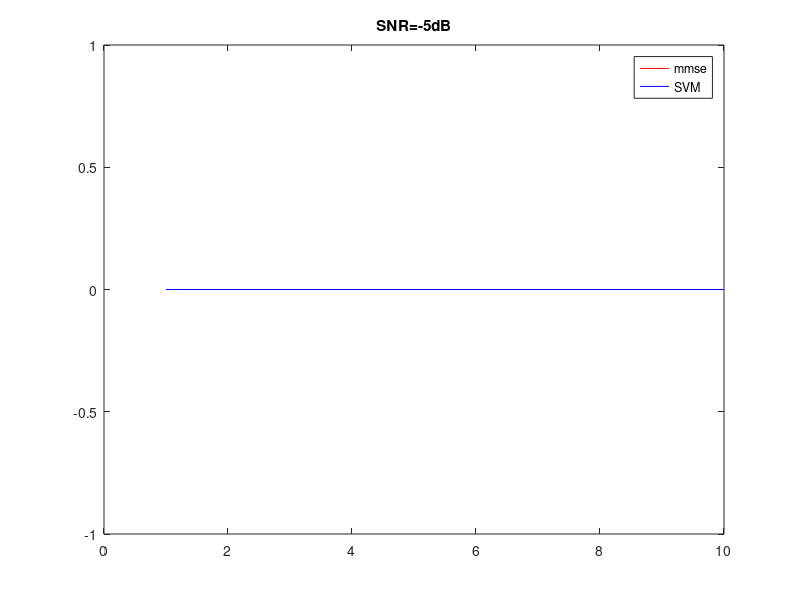

The MATLAB script that drew this image:
 N_test = 1:10;
%N_test = 12:16;
SVM_error = N_test*0;
mmse_error = SVM_error;
SNR_dB = -5;
ave_num = 100000;
T = 300;
for loop1 = 1:length(N_test)
N = N_test(loop1);                              % Number of antennas
b = 0:2^N-1;                                    % Transmitted signals
B = (de2bi(b,'left-msb'))';                     % Convert to binary
B = 2*B - 1;                                    % Convert 0 to 1
B = B(:,1:2^(N));
var_noise = 10^(-SNR_dB/10)*N;
% for loop2 = 1:ave_num
% H = randn(1,N);
% Y = sign(H*B+randn(1,length(B(1,:)))*sqrt(var_noise));
% B_hat = B.*repmat(Y,N,1);
% theta = sum(B_hat,2)/norm(B_hat);
% theta = theta';
% H_est = theta*0;
% for loop3 = 1:T
%     H_est = H_est + theta/loop3;
%     index = find(H_est*B_hat<=0);
%     if(isempty(index))
%         break;
%     else
%         i_select = ceil(rand(1)*length(index));
%         theta = theta+(B_hat(:,i_select)).';
%     end
% %     i_select = ceil(rand(1)*length(B(1,:)));    
% %     if(H_est*B_hat(:,i_select)<0)
% %         theta = theta + (B_hat(:,i_select)).';
% %     end
% end
% H_est = H_est/T;
% if(norm(H_est)>0)
% H_est = H_est/norm(H_est)*sqrt(N);
% % loop2
% end
% SVM_alg_err = norm(H_est-H);
% SVM_error(loop1) = SVM_error(loop1)+SVM_alg_err^2;
%     
% %% MMSE
% 
% N_SIM = 100000;
% H_test = randn(N_SIM,N);
% y_test = (H_test*B);
% y_hat = y_test.*repmat(Y,N_SIM,1);
% prob_y = qfunc(-y_hat);
% prob_y1 = prod(prob_y,2);
% H_mmse = prob_y1'*H_test/sum(prob_y1);
% mmse = norm(H_mmse-H);
% mmse_error(loop1) = mmse_error(loop1)+mmse^2;
% 
% if(mod(loop2,1000)==0)
%     loop2
% end
% end
% SVM_error(loop1) = SVM_error(loop1)/ave_num/N;
% mmse_error(loop1) = mmse_error(loop1)/ave_num/N;
% N
end
figure
plot(N_test, mmse_error,'r');
hold on
plot(N_test, SVM_error,'b');
legend('mmse','SVM')
title(strcat('SNR=',num2str(SNR_dB),'dB'))
